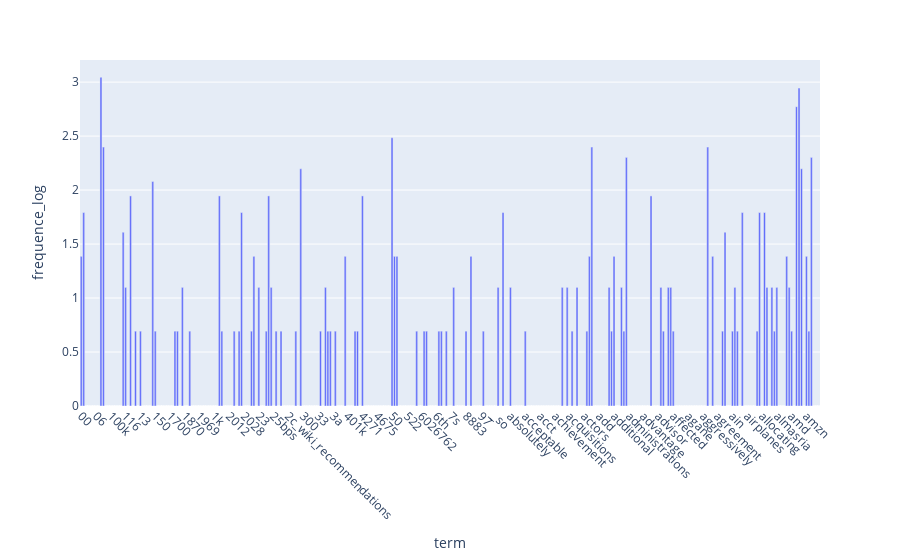

Notebook code cell kept with this figure:
### Code cell
term_frequencies_log = [math.log(i) for i in term_frequencies]


draw_to=pd.DataFrame({"term":count_vect.get_feature_names_out()[0:300],
                  "frequence_log":term_frequencies_log[0:300]})
g=px.bar(draw_to,x="term",y="frequence_log")
g.update_traces(textposition="outside")
g.update_layout(xaxis_tickangle=45)
g.show()

### Figure 1 — Plotly figure (JSON) as saved in the notebook; plotly's stock layout.template omitted (floating-point values rounded to 4 significant figures; data arrays with more than 128 entries replaced by an {"elided": "..."} marker saying what was removed)
{"data": [{"hovertemplate": "term=%{x}<br>frequence_log=%{y}<extra></extra>", "legendgroup": "", "marker": {"color": "#636efa", "pattern": {"shape": ""}}, "name": "", "orientation": "v", "showlegend": false, "textposition": "outside", "type": "bar", "x": {"elided": "300 str values"}, "xaxis": "x", "y": {"elided": "300 float values"}, "yaxis": "y"}], "layout": {"barmode": "relative", "legend": {"tracegroupgap": 0}, "margin": {"t": 60}, "xaxis": {"anchor": "y", "domain": [0, 1], "tickangle": 45, "title": {"text": "term"}}, "yaxis": {"anchor": "x", "domain": [0, 1], "title": {"text": "frequence_log"}}}}
